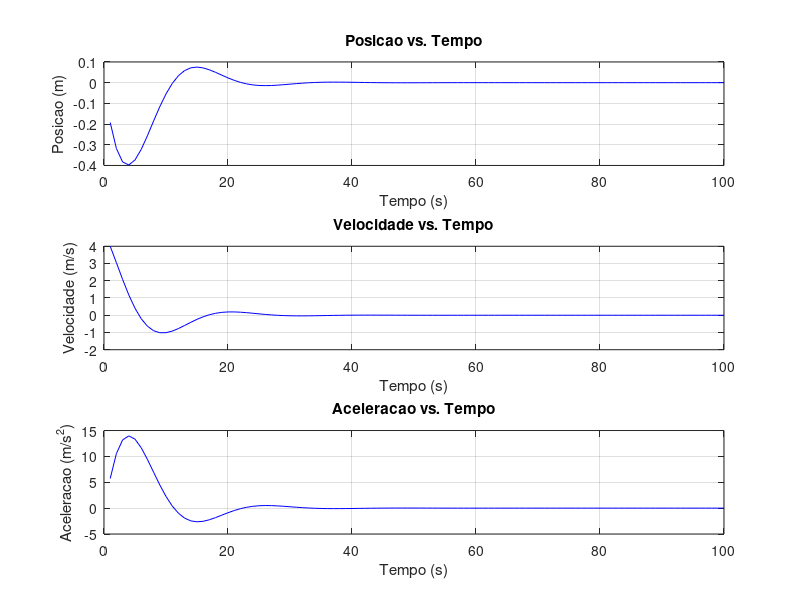

This chart was generated by the following MATLAB code:
clc; clear;

% Vetor tempo de 0 a 100 segundos
t = 1:100;

% Posicao 
x = 0.8*exp(-0.15.*t).*sin(6.*t);
subplot(3,1,1);
plot(t, x, 'Color', 'b');
title('Posicao vs. Tempo');
xlabel('Tempo (s)');
ylabel('Posicao (m)');
grid;

% Velocidade 
dx = 0.8*(-0.15*exp(-0.15.*t).*sin(6.*t) + 6*exp(-0.15.*t).*cos(6.*t));
subplot(3,1,2);
plot(t, dx, 'Color', 'b');
title('Velocidade vs. Tempo');
xlabel('Tempo (s)');
ylabel('Velocidade (m/s)');
grid;

% Aceleracao
d2x = 0.8*(-35.9775*exp(-0.15.*t).*sin(6.*t) - 1.8*exp(-0.15.*t).*cos(6.*t));
subplot(3,1,3);
plot(t, d2x, 'Color', 'b');
title('Aceleracao vs. Tempo');
xlabel('Tempo (s)');
ylabel('Aceleracao (m/s^2)');
grid;

% Obs: Nao foram utilizados funcao prontas para realizacao das derivadas